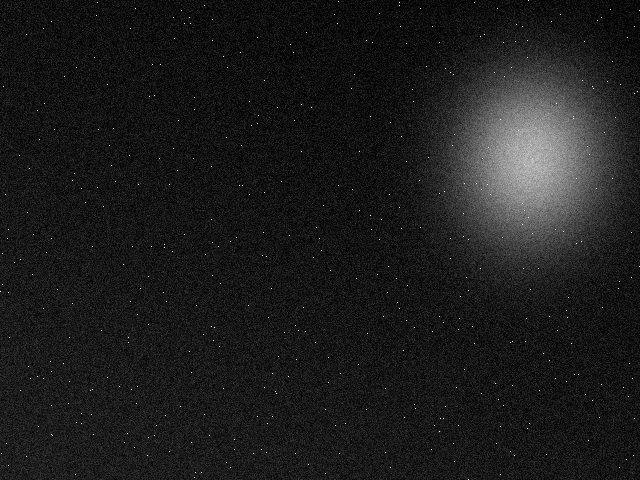
#> input picture dataset/_synthetic_backup_0/images/noisy/01607_noisy.png, 640 x 480 px
$ python -i real_dataset.py   (imports and definitions only)
#> lines starting #> are read from the running program, lines starting #| are printed output that depends on the picture; after the words box and inside, x2 and y2 are one past the last pixel; in counts of white or black regions, pixels touching at a corner belong together
"""Label extraction for the real BPM captures in `new_dataset`.

The captures are instrument frames (640x480 grayscale) rather than clean
synthetic Gaussians, so per-image labels are derived from each frame:

    1. light Gaussian blur to suppress hot pixels,
    2. the fixed frame border is zeroed (most captures carry bright edge bars),
    3. Otsu threshold on the remaining frame gives bright-pixel blobs,
    4. connected components are scored on roundness, ellipse fill and peak
       brightness, and the best-scoring blob is kept,
    5. background-subtracted intensity moments of that blob give the centre,
       the principal-axis sigmas, and the blob's rotation `theta`.

`build_label_index()` walks `train1/` and `test2/`, extracts one label per
PNG and writes the `labels.csv` the training pipeline expects. `train1` is
carved into train/val per gs class; `test2` is kept whole as the test split
because its classes do not overlap `train1`.
"""
import argparse
import math
from pathlib import Path

import cv2
import numpy as np
import pandas as pd

import config

CSV_COLUMNS = [
    "filename", "x0", "y0", "sigma_x", "sigma_y", "theta",
    "has_beam", "category", "split",
]


def _mask_border(frame, margin_x, margin_y):
    """Zero out `margin_x` columns / `margin_y` rows on each edge."""
    frame[:margin_y, :] = 0
    frame[-margin_y:, :] = 0
    frame[:, :margin_x] = 0
    frame[:, -margin_x:] = 0
    return frame


def _blob_score(component, peak, min_area):
    """Rank a connected component: prefer compact, elliptical, bright blobs."""
    area = float(cv2.contourArea(component))
    if area < min_area:
        return 0.0

    (_, _), (w, h), _ = cv2.minAreaRect(component)
    if w <= 0 or h <= 0:
        return 0.0
    side_long, side_short = max(w, h), min(w, h)
    if side_long <= 0:
        return 0.0

    aspect = side_short / side_long                 # 1.0 == perfectly round
    fill = area / max(w * h, 1.0)                   # 1.0 == fills its rect
    fill_score = min(fill / config.EXTRACT_ELLIPSE_FILL, 1.0)
    brightness = peak / 255.0

    return (aspect ** 2) * fill_score * brightness


def _moments_to_params(mask, gray):
    """Intensity-weighted moments of the selected blob.

    Returns (x0, y0, sigma_x, sigma_y, theta) with sigmas clipped into
    [MIN_SIGMA/2, MAX_SIGMA_NORM] so the sigmoid-bounded model head can
    represent them.
    """
    weights = cv2.GaussianBlur(
        gray.astype(np.float32), (0, 0), config.EXTRACT_BLUR_SIGMA
    )
    weights = weights * (mask > 0)
    total = float(weights.sum())
    if total <= 0.0:
        h, w = mask.shape
        return w / 2.0, h / 2.0, config.MIN_SIGMA, config.MIN_SIGMA, 0.0

    ys, xs = np.nonzero(weights)
    vals = weights[ys, xs]

    x0 = float((xs * vals).sum() / total)
    y0 = float((ys * vals).sum() / total)

    # A centroid of an in-frame blob cannot fall outside the frame, so this
    # only ever triggers on a malformed input. Clamping keeps the label inside
    # the range the regression head can represent instead of letting an
    # unreachable target silently poison training.
    x0 = float(np.clip(x0, 0.0, config.IMG_WIDTH))
    y0 = float(np.clip(y0, 0.0, config.IMG_HEIGHT))

    var_x = float(((xs - x0) ** 2 * vals).sum() / total)
    var_y = float(((ys - y0) ** 2 * vals).sum() / total)
    cov_xy = float(((xs - x0) * (ys - y0) * vals).sum() / total)

    cov = np.array([[var_x, cov_xy], [cov_xy, var_y]], dtype=np.float64)
    theta = 0.5 * math.atan2(2.0 * cov_xy, var_x - var_y)

    eigvals, eigvecs = np.linalg.eigh(cov)
    eigvals = np.maximum(eigvals, 1.0)
    major_axis = eigvecs[:, 1]
    minor_axis = eigvecs[:, 0]
    sigma_major = math.sqrt(eigvals[1])
    sigma_minor = math.sqrt(eigvals[0])

    # Project the per-axis sigmas back onto the image x/y frame. The std along
    # each frame axis is the root-sum-of-squares of the per-axis contributions
    # (a linear sum would go negative for rotated blobs and clamp to the floor).
    sigma_x = math.hypot(major_axis[0] * sigma_major, minor_axis[0] * sigma_minor)
    sigma_y = math.hypot(major_axis[1] * sigma_major, minor_axis[1] * sigma_minor)

    lo = config.MIN_SIGMA * 0.5
    hi = config.MAX_SIGMA_NORM
    sigma_x = float(np.clip(sigma_x, lo, hi))
    sigma_y = float(np.clip(sigma_y, lo, hi))

    return x0, y0, sigma_x, sigma_y, float(theta)


def extract_label(image_path):
    """Derive (x0, y0, sigma_x, sigma_y, theta, score) for one capture.

    Returns None if no blob passes the minimum-area filter, i.e. the frame is
    effectively beamless.
    """
    gray = cv2.imread(str(image_path), cv2.IMREAD_GRAYSCALE)
#> gray is the input picture: shape (480, 640); min 0, max 255, mean 28.2
    if gray is None:
        raise FileNotFoundError(f"Could not read image: {image_path}")

    blurred = cv2.GaussianBlur(
        gray, (0, 0), config.EXTRACT_BLUR_SIGMA
    )
    masked = _mask_border(
        blurred.copy(), config.EXTRACT_BORDER_X, config.EXTRACT_BORDER_Y
    )
#> in _mask_border, `frame[:, :margin_x] = 0`: frame: shape (480, 640); min 0, max 176, mean 24.4
#> in _mask_border, `frame[:, -margin_x:] = 0`:
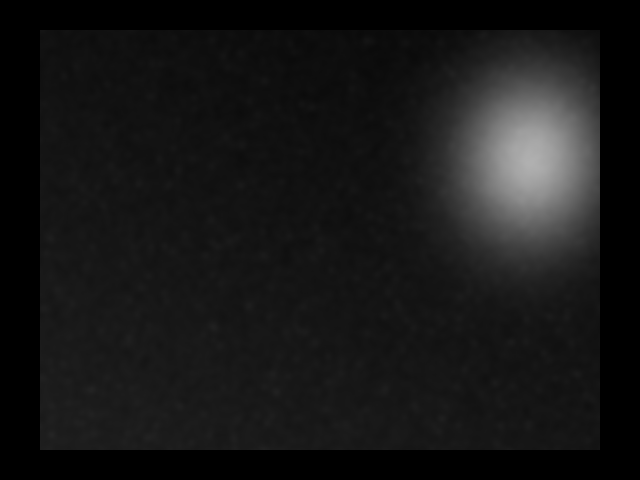
#> frame: shape (480, 640); min 0, max 176, mean 23

    if masked.max() <= 0:
        return None

    _, binary = cv2.threshold(masked, 0, 255, cv2.THRESH_BINARY + cv2.THRESH_OTSU)
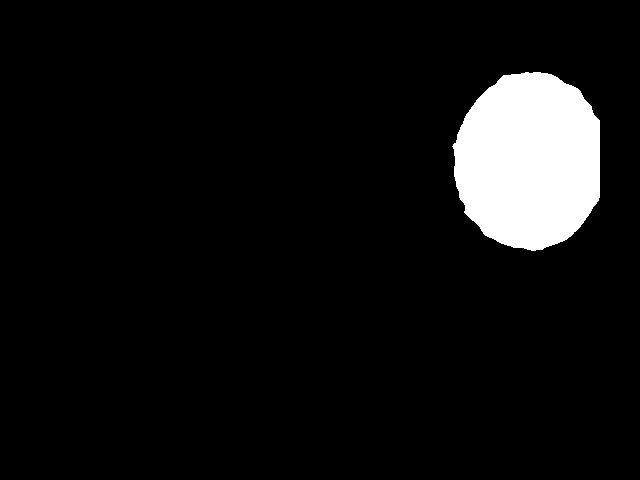
#> binary: shape (480, 640); 6.8% white; 1 white region, box (x1, y1, x2, y2) and area: (452, 72, 600, 251) 20980

    num, labels, stats, centroids = cv2.connectedComponentsWithStats(
        binary, connectivity=8
    )
#> num = 2; stats = [[0, 0, 640, 480, 286220], [452, 72, 148, 179, 20980]]; centroids = [[304.2, 245.3], [528.6, 160.6]]
    min_area = config.EXTRACT_MIN_BLOB_FRAC * gray.size
#> min_area = 122.9

    best = None
    best_score = 0.0
    for idx in range(1, num):
        component_mask = (labels == idx).astype(np.uint8)
        contours, _ = cv2.findContours(
            component_mask, cv2.RETR_EXTERNAL, cv2.CHAIN_APPROX_SIMPLE
        )
        if not contours:
            continue
        component = max(contours, key=cv2.contourArea)
        peak = float(gray[component_mask > 0].max())
        score = _blob_score(component, peak, min_area)
        if score > best_score:
            best_score = score
            best = component_mask
#> this loop made 1 pass
#> (peak, area in _blob_score, w in _blob_score, h in _blob_score, side_long in _blob_score, side_short in _blob_score, aspect in _blob_score, fill in _blob_score) on pass 1: (255, 20742.5, 178, 147, 178, 147, 0.826, 0.793)
#> after the loop, best_score = 0.682

    if best is None:
        return None

    x0, y0, sigma_x, sigma_y, theta = _moments_to_params(best, gray)
#> in _moments_to_params, `weights = weights * (mask > 0)`:
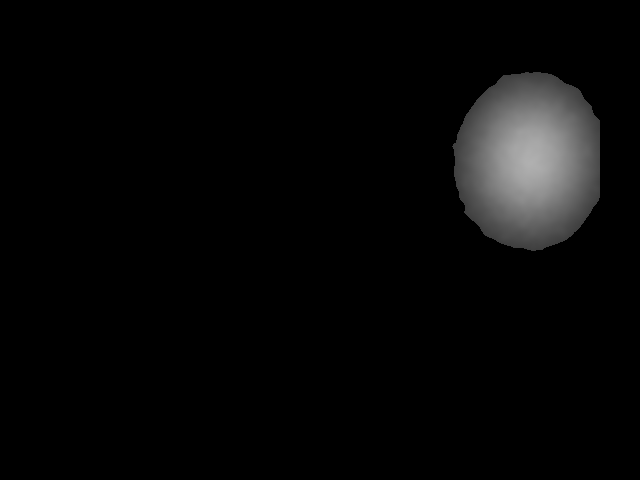
#> weights: shape (480, 640) float32; min 0, max 176.4, mean 7.4
#> in _moments_to_params, `total = float(weights.sum())`: total = 2274819.8
#> in _moments_to_params, `x0 = float((xs * vals).sum() / total)`: x0 = 529.2
#> in _moments_to_params, `y0 = float((ys * vals).sum() / total)`: y0 = 160.2
#> in _moments_to_params, `var_x = float(((xs - x0) ** 2 * vals).sum() / total)`: var_x = 1170.4
#> in _moments_to_params, `var_y = float(((ys - y0) ** 2 * vals).sum() / total)`: var_y = 1655.2
#> in _moments_to_params, `cov_xy = float(((xs - x0) * (ys - y0) * vals).sum() / total)`: cov_xy = -28.09
#> in _moments_to_params, `cov = np.array([[var_x, cov_xy], [cov_xy, var_y]], dtype=np.float64)`: cov = [[1170.4, -28.09], [-28.09, 1655.2]]
#> in _moments_to_params, `theta = 0.5 * math.atan2(2.0 * cov_xy, var_x - var_y)`: theta = -1.51
#> in _moments_to_params, `eigvals, eigvecs = np.linalg.eigh(cov)`: eigvals = [1168.8, 1656.9]; eigvecs = [[-0.998, -0.0576], [-0.0576, 0.998]]
#> in _moments_to_params, `major_axis = eigvecs[:, 1]`: major_axis = [-0.0576, 0.998]
#> in _moments_to_params, `minor_axis = eigvecs[:, 0]`: minor_axis = [-0.998, -0.0576]
#> in _moments_to_params, `sigma_major = math.sqrt(eigvals[1])`: sigma_major = 40.7
#> in _moments_to_params, `sigma_minor = math.sqrt(eigvals[0])`: sigma_minor = 34.19
#> in _moments_to_params, `sigma_x = math.hypot(major_axis[0] * sigma_major, minor_axis[0] * sigm..`: sigma_x = 34.21
#> in _moments_to_params, `sigma_y = math.hypot(major_axis[1] * sigma_major, minor_axis[1] * sigm..`: sigma_y = 40.68
#> x0 = 529.2; y0 = 160.2; sigma_x = 34.21; sigma_y = 40.68; theta = -1.51
    return x0, y0, sigma_x, sigma_y, theta, best_score


# [123 lines left out: functions iter_capture_images, _assign_train_val_splits, build_label_index, main, not called in this run]


# [2 lines not run here, left out]

>>> result = extract_label('../dataset/_synthetic_backup_0/images/noisy/01607_noisy.png')
#> result = (529.2, 160.2, 34.21, 40.68, -1.51, 0.682)

$ run again, on dataset/_synthetic_backup_0/images/noisy/01653_noisy.png
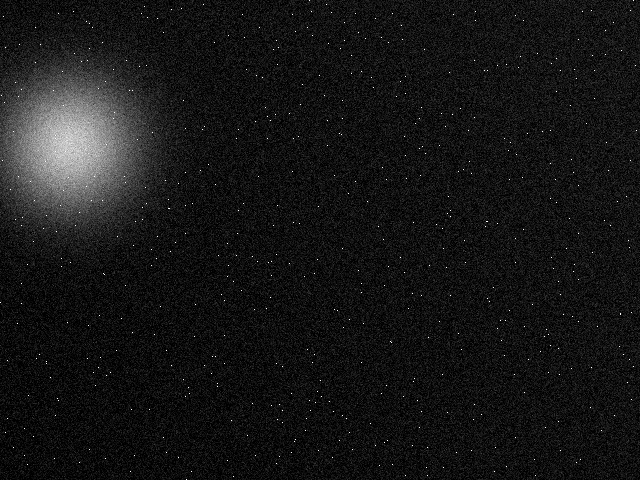
#> input picture dataset/_synthetic_backup_0/images/noisy/01653_noisy.png, 640 x 480 px
#> in extract_label, gray is the input picture: shape (480, 640); min 0, max 255, mean 22.2
#> in extract_label, `_, binary = cv2.threshold(masked, 0, 255, cv2.THRESH_BINARY + cv2.THRE..`:
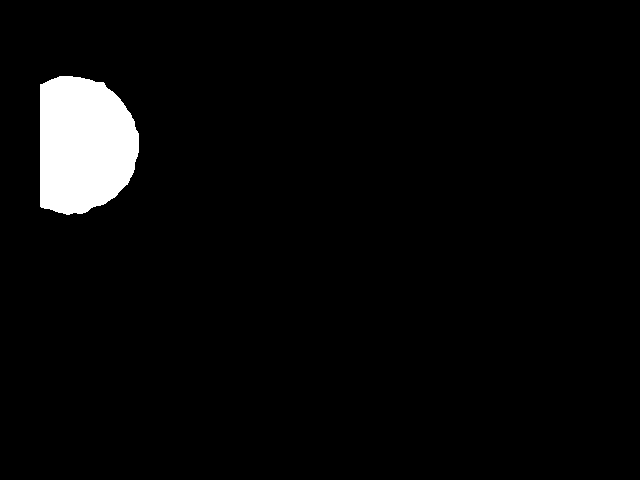
#> binary: shape (480, 640); 3.7% white; 1 white region, box (x1, y1, x2, y2) and area: (40, 76, 139, 215) 11366
#> num = 2; stats = [[0, 0, 640, 480, 295834], [40, 76, 99, 139, 11366]]; centroids = [[328.6, 243.1], [83.32, 144.5]]
#> the loop in extract_label, `for idx in range(1, num):` made 1 pass
#> (peak, area in _blob_score, w in _blob_score, h in _blob_score, side_long in _blob_score, side_short in _blob_score, aspect in _blob_score, fill in _blob_score) on pass 1: (255, 11176.5, 138, 98, 138, 98, 0.71, 0.826)
#> after the loop in extract_label, `for idx in range(1, num):`: best_score = 0.504
#> in _moments_to_params, `weights = weights * (mask > 0)`:
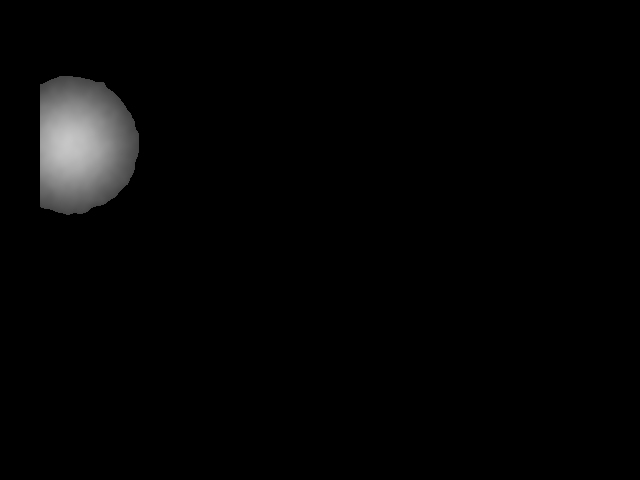
#> weights: shape (480, 640) float32; min 0, max 199.1, mean 4.7
#> total = 1437411.6
#> ys = 11366 values from 76 to 214; xs = 11366 values, max 138 at index 4587, min 40 at index 321, mean 83.32
#> vals = 11366 values, max 199.1 at index 5308, min 69.46 at index 3243, mean 126.5
#> in _moments_to_params, `x0 = float((xs * vals).sum() / total)`: x0 = 80.25
#> in _moments_to_params, `y0 = float((ys * vals).sum() / total)`: y0 = 144.7
#> var_x = 596.1
#> var_y = 1031.8
#> cov_xy = -1.1
#> cov = [[596.1, -1.1], [-1.1, 1031.8]]
#> in _moments_to_params, `theta = 0.5 * math.atan2(2.0 * cov_xy, var_x - var_y)`: theta = -1.57
#> eigvals = [596.1, 1031.9]; eigvecs = [[-1, -0.00253], [-0.00253, 1]]
#> major_axis = [-0.00253, 1]
#> minor_axis = [-1, -0.00253]
#> sigma_major = 32.12
#> sigma_minor = 24.41
#> in _moments_to_params, `sigma_y = math.hypot(major_axis[1] * sigma_major, minor_axis[1] * sigm..`: sigma_y = 32.12
#> in extract_label, `x0, y0, sigma_x, sigma_y, theta = _moments_to_params(best, gray)`: x0 = 80.25; y0 = 144.7; sigma_x = 24.41; sigma_y = 32.12; theta = -1.57
#> result = (80.25, 144.7, 24.41, 32.12, -1.57, 0.504)

$ run again, on dataset/_synthetic_backup_0/images/noisy/01691_noisy.png
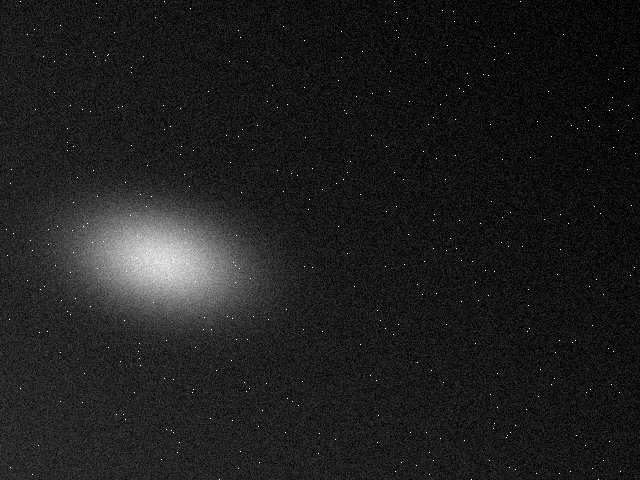
#> input picture dataset/_synthetic_backup_0/images/noisy/01691_noisy.png, 640 x 480 px
#> in extract_label, gray is the input picture: shape (480, 640); min 0, max 255, mean 30.6
#> in extract_label, `_, binary = cv2.threshold(masked, 0, 255, cv2.THRESH_BINARY + cv2.THRE..`:
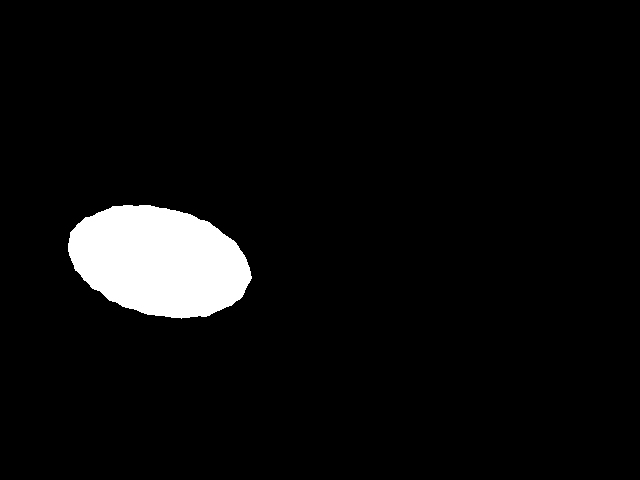
#> binary: shape (480, 640); 5.1% white; 1 white region, box (x1, y1, x2, y2) and area: (68, 205, 252, 319) 15601
#> num = 2; stats = [[0, 0, 640, 480, 291599], [68, 205, 184, 114, 15601]]; centroids = [[328.1, 238.4], [158.8, 260.9]]
#> the loop in extract_label, `for idx in range(1, num):` made 1 pass
#> (peak, area in _blob_score, w in _blob_score, h in _blob_score, side_long in _blob_score, side_short in _blob_score, aspect in _blob_score, fill in _blob_score) on pass 1: (255, 15386, 107.7, 186.4, 186.4, 107.7, 0.578, 0.767)
#> after the loop in extract_label, `for idx in range(1, num):`: best_score = 0.326
#> in _moments_to_params, `weights = weights * (mask > 0)`:
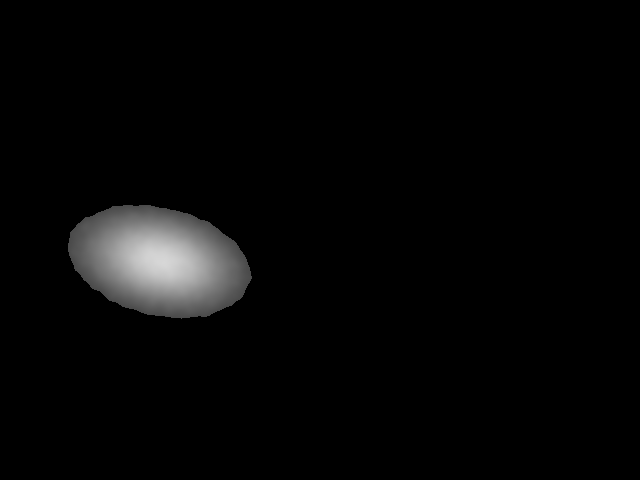
#> weights: shape (480, 640) float32; min 0, max 215.2, mean 6.5
#> total = 1994161.1
#> ys = 15601 values from 205 to 318; xs = 15601 values, max 251 at index 10517, min 68 at index 4616, mean 158.8
#> vals = 15601 values, max 215.2 at index 8000, min 73.43 at index 171, mean 127.8
#> in _moments_to_params, `x0 = float((xs * vals).sum() / total)`: x0 = 159.1
#> in _moments_to_params, `y0 = float((ys * vals).sum() / total)`: y0 = 260.8
#> var_x = 1698.1
#> var_y = 653.6
#> cov_xy = 258.7
#> cov = [[1698.1, 258.7], [258.7, 653.6]]
#> in _moments_to_params, `theta = 0.5 * math.atan2(2.0 * cov_xy, var_x - var_y)`: theta = 0.23
#> eigvals = [593.1, 1758.7]; eigvecs = [[0.228, -0.974], [-0.974, -0.228]]
#> major_axis = [-0.974, -0.228]
#> minor_axis = [0.228, -0.974]
#> sigma_major = 41.94
#> sigma_minor = 24.35
#> in _moments_to_params, `sigma_x = math.hypot(major_axis[0] * sigma_major, minor_axis[0] * sigm..`: sigma_x = 41.21
#> in _moments_to_params, `sigma_y = math.hypot(major_axis[1] * sigma_major, minor_axis[1] * sigm..`: sigma_y = 25.57
#> in extract_label, `x0, y0, sigma_x, sigma_y, theta = _moments_to_params(best, gray)`: x0 = 159.1; y0 = 260.8; sigma_x = 41.21; sigma_y = 25.57; theta = 0.23
#> result = (159.1, 260.8, 41.21, 25.57, 0.23, 0.326)
